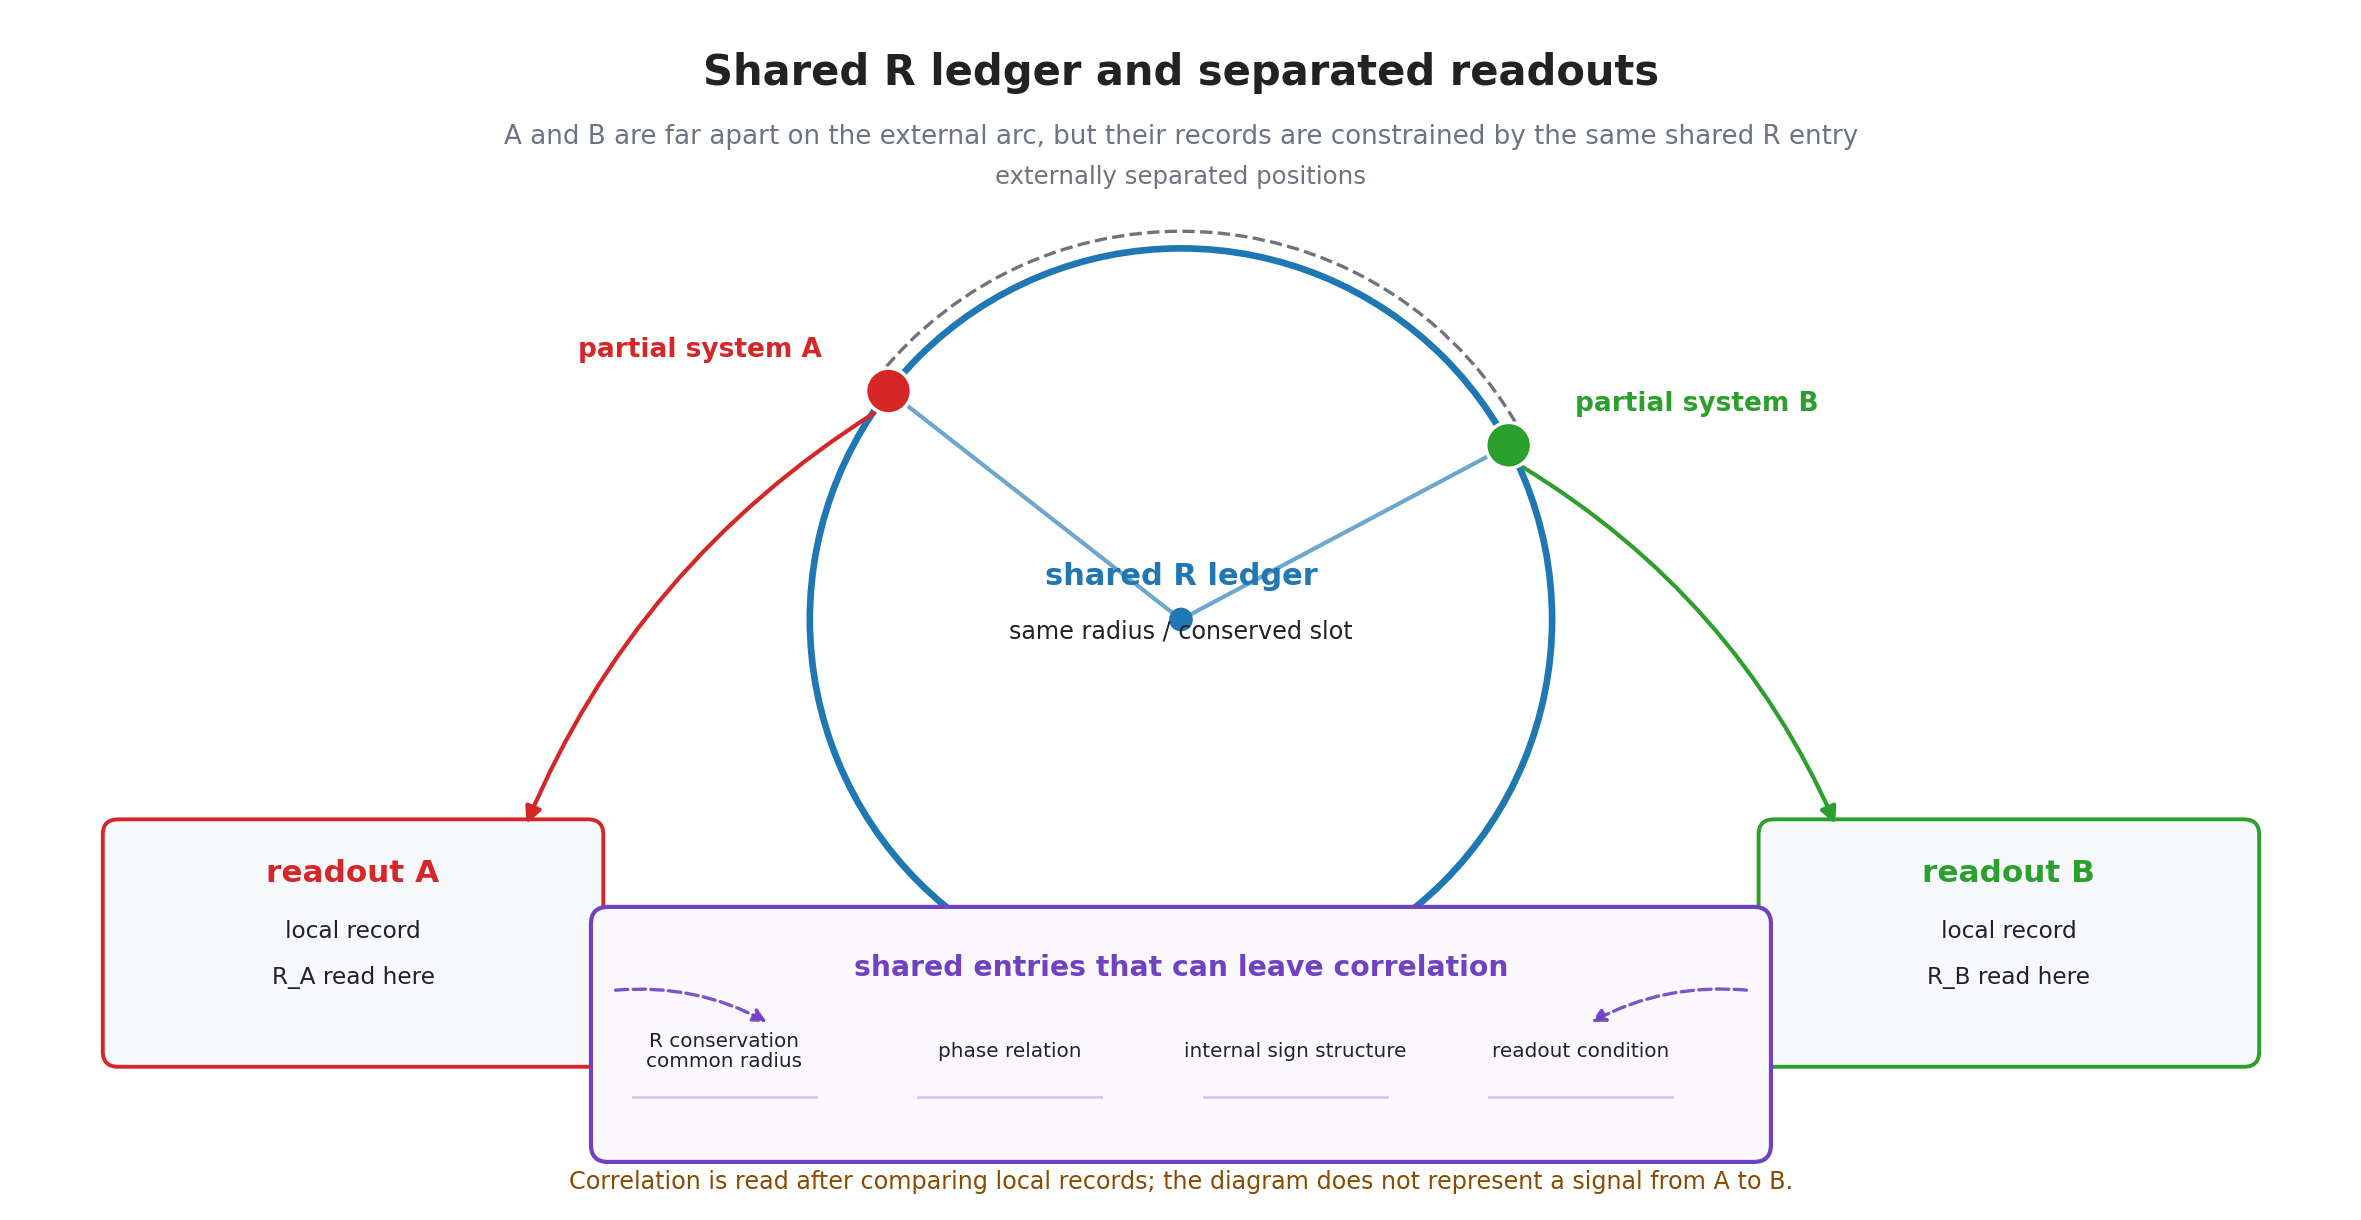

This chart was generated by the following Python code:
#!/usr/bin/env python3
# -*- coding: utf-8 -*-
"""
Chapter 15 figure:
  Two externally separated partial systems can still share an R-ledger entry.
  The figure emphasizes shared readout constraints, not a signal traveling
  between A and B.
"""
import os
os.environ.setdefault("MPLCONFIGDIR", "/tmp/matplotlib")
os.environ.setdefault("XDG_CACHE_HOME", "/tmp")

import numpy as np
import matplotlib
matplotlib.use("Agg")
import matplotlib.pyplot as plt
from matplotlib.patches import Circle, FancyArrowPatch, FancyBboxPatch, Arc


C_TEXT = "#222222"
C_MUTED = "#6d7480"
C_R = "#1f77b4"
C_A = "#d62728"
C_B = "#2ca02c"
C_SHARE = "#6f42c1"
C_FACE = "#f7f9fc"
C_NOTE = "#8a4b00"


def arrow(ax, start, end, color="#444444", lw=1.5, ms=12,
          rad=0.0, linestyle="-", alpha=1.0):
    arr = FancyArrowPatch(
        start, end, arrowstyle="-|>", mutation_scale=ms, lw=lw,
        color=color, linestyle=linestyle, alpha=alpha,
        connectionstyle=f"arc3,rad={rad}"
    )
    ax.add_patch(arr)
    return arr


def label_box(ax, xy, w, h, title, lines, ec, fc=C_FACE):
    x, y = xy
    box = FancyBboxPatch(
        (x - w / 2, y - h / 2), w, h,
        boxstyle="round,pad=0.04,rounding_size=0.08",
        fc=fc, ec=ec, lw=1.4
    )
    ax.add_patch(box)
    ax.text(x, y + h * 0.30, title, ha="center", va="center",
            fontsize=11.2, color=ec, weight="bold")
    for i, line in enumerate(lines):
        ax.text(x, y + h * 0.05 - i * 0.24, line,
                ha="center", va="center", fontsize=8.4, color=C_TEXT)
    return box


fig, ax = plt.subplots(figsize=(12.2, 6.2))
ax.set_xlim(0, 12.2)
ax.set_ylim(0, 6.2)
ax.set_aspect("equal")
ax.axis("off")

ax.text(6.1, 5.86, "Shared R ledger and separated readouts",
        ha="center", fontsize=15, color=C_TEXT, weight="bold")
ax.text(6.1, 5.55,
        "A and B are far apart on the external arc, but their records are constrained by the same shared R entry",
        ha="center", fontsize=9.4, color=C_MUTED)

# Shared R circle.
O = np.array([6.1, 3.05])
R = 1.95
ax.add_patch(Circle(O, R, fill=False, ec=C_R, lw=2.4))
ax.add_patch(Circle(O, 0.055, fc=C_R, ec=C_R))
ax.text(O[0], O[1] + 0.18, "shared R ledger", ha="center",
        fontsize=11.0, color=C_R, weight="bold")
ax.text(O[0], O[1] - 0.10, "same radius / conserved slot",
        ha="center", fontsize=8.6, color=C_TEXT)

# Two separated partial systems on the same R circle.
theta_A = np.deg2rad(142)
theta_B = np.deg2rad(28)
A = O + R * np.array([np.cos(theta_A), np.sin(theta_A)])
B = O + R * np.array([np.cos(theta_B), np.sin(theta_B)])

ax.plot([O[0], A[0]], [O[1], A[1]], color=C_R, lw=1.5, alpha=0.65)
ax.plot([O[0], B[0]], [O[1], B[1]], color=C_R, lw=1.5, alpha=0.65)
ax.add_patch(Circle(A, 0.12, fc=C_A, ec="white", lw=1.2, zorder=5))
ax.add_patch(Circle(B, 0.12, fc=C_B, ec="white", lw=1.2, zorder=5))
ax.text(A[0] - 0.35, A[1] + 0.18, "partial system A",
        ha="right", fontsize=9.5, color=C_A, weight="bold")
ax.text(B[0] + 0.35, B[1] + 0.18, "partial system B",
        ha="left", fontsize=9.5, color=C_B, weight="bold")

# Emphasize separated external positions.
ax.add_patch(Arc(O, 2 * R + 0.18, 2 * R + 0.18,
                 theta1=28, theta2=142, color=C_MUTED, lw=1.2,
                 linestyle="--"))
ax.text(O[0], O[1] + R + 0.34, "externally separated positions",
        ha="center", fontsize=8.8, color=C_MUTED)

# Readout boxes.
boxA = label_box(ax, (1.75, 1.35), 2.55, 1.22, "readout A",
                 ["local record", "R_A read here"], C_A)
boxB = label_box(ax, (10.45, 1.35), 2.55, 1.22, "readout B",
                 ["local record", "R_B read here"], C_B)
arrow(ax, (A[0] - 0.05, A[1] - 0.10), (2.65, 1.95),
      color=C_A, lw=1.5, ms=12, rad=0.16)
arrow(ax, (B[0] + 0.05, B[1] - 0.10), (9.55, 1.95),
      color=C_B, lw=1.5, ms=12, rad=-0.16)

# Shared ledger entries as the source of correlation.
ledger = FancyBboxPatch(
    (3.05, 0.25), 6.10, 1.24,
    boxstyle="round,pad=0.05,rounding_size=0.09",
    fc="#fbf8ff", ec=C_SHARE, lw=1.5
)
ax.add_patch(ledger)
ax.text(6.10, 1.22, "shared entries that can leave correlation",
        ha="center", va="center", fontsize=10.2,
        color=C_SHARE, weight="bold")
entries = [
    "R conservation\ncommon radius",
    "phase relation",
    "internal sign structure",
    "readout condition",
]
for i, entry in enumerate(entries):
    x = 3.70 + i * 1.50
    ax.text(x, 0.78, entry, ha="center", va="center",
            fontsize=7.2, color=C_TEXT, linespacing=1.05)
    ax.plot([x - 0.48, x + 0.48], [0.54, 0.54],
            color="#d8c6f1", lw=1.0)

arrow(ax, (3.10, 1.10), (3.95, 0.92), color=C_SHARE,
      lw=1.2, ms=10, rad=-0.16, linestyle="--", alpha=0.9)
arrow(ax, (9.10, 1.10), (8.23, 0.92), color=C_SHARE,
      lw=1.2, ms=10, rad=0.16, linestyle="--", alpha=0.9)
ax.text(6.1, 0.06,
        "Correlation is read after comparing local records; the diagram does not represent a signal from A to B.",
        ha="center", fontsize=8.6, color=C_NOTE)

fig.tight_layout()
for ext in ("png", "svg"):
    fig.savefig(f"fig_text_ch15_shared_R_correlation.{ext}",
                dpi=200, bbox_inches="tight")
print("done: fig_text_ch15_shared_R_correlation (png+svg)")
